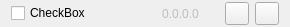
<?xml version="1.0" encoding="UTF-8"?>
<ui version="4.0">
 <class>PluginListItemWidget</class>
 <widget class="QWidget" name="PluginListItemWidget">
  <property name="geometry">
   <rect>
    <x>0</x>
    <y>0</y>
    <width>290</width>
    <height>26</height>
   </rect>
  </property>
  <layout class="QHBoxLayout" name="horizontalLayout" stretch="1,0,0,0,0,0">
   <property name="topMargin">
    <number>2</number>
   </property>
   <property name="bottomMargin">
    <number>2</number>
   </property>
   <item>
    <widget class="QCheckBox" name="name_check_box">
     <property name="text">
      <string notr="true">CheckBox</string>
     </property>
    </widget>
   </item>
   <item>
    <spacer name="horizontalSpacer_2">
     <property name="orientation">
      <enum>Qt::Orientation::Horizontal</enum>
     </property>
     <property name="sizeHint" stdset="0">
      <size>
       <width>10</width>
       <height>20</height>
      </size>
     </property>
    </spacer>
   </item>
   <item>
    <widget class="QLabel" name="version_label">
     <property name="enabled">
      <bool>false</bool>
     </property>
     <property name="text">
      <string notr="true">0.0.0.0</string>
     </property>
     <property name="alignment">
      <set>Qt::AlignmentFlag::AlignCenter</set>
     </property>
    </widget>
   </item>
   <item>
    <spacer name="horizontalSpacer">
     <property name="orientation">
      <enum>Qt::Orientation::Horizontal</enum>
     </property>
     <property name="sizeHint" stdset="0">
      <size>
       <width>20</width>
       <height>20</height>
      </size>
     </property>
    </spacer>
   </item>
   <item>
    <widget class="QToolButton" name="config_btn">
     <property name="icon">
      <iconset theme="configure"/>
     </property>
    </widget>
   </item>
   <item>
    <widget class="QToolButton" name="info_btn">
     <property name="icon">
      <iconset theme="help-about"/>
     </property>
    </widget>
   </item>
  </layout>
 </widget>
 <resources/>
 <connections/>
</ui>
